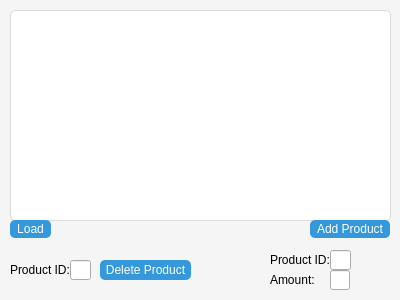
<?xml version="1.0" encoding="UTF-8"?>
<ui version="4.0">
 <class>InventoryWidget</class>
 <widget class="QWidget" name="InventoryWidget">
  <property name="geometry">
   <rect>
    <x>0</x>
    <y>0</y>
    <width>400</width>
    <height>300</height>
   </rect>
  </property>
  <property name="windowTitle">
   <string>Form</string>
  </property>
  <property name="styleSheet">
   <string notr="true">QWidget#InventoryWidget {
    background-color: #f5f5f5;
}

QTableView#InventoryTable {
    background-color: #ffffff;
    border: 1px solid #dcdcdc;
    border-radius: 5px;
}

QPushButton#LoadButton,
QPushButton#AddProductButton,
QPushButton#DeleteProductButton {
    font-size: 12px;
    background-color: #3498db;
    color: white;
    border: none;
    border-radius: 5px;
    cursor: pointer;
    transition: background-color 0.3s;
}

QPushButton#LoadButton:hover,
QPushButton#AddProductButton:hover,
QPushButton#DeleteProductButton:hover {
    background-color: #2980b9;
}
</string>
  </property>
  <widget class="QTableView" name="InventoryTable">
   <property name="geometry">
    <rect>
     <x>10</x>
     <y>10</y>
     <width>381</width>
     <height>211</height>
    </rect>
   </property>
  </widget>
  <widget class="QPushButton" name="LoadButton">
   <property name="geometry">
    <rect>
     <x>10</x>
     <y>220</y>
     <width>41</width>
     <height>18</height>
    </rect>
   </property>
   <property name="text">
    <string>Load</string>
   </property>
  </widget>
  <widget class="QPushButton" name="AddProductButton">
   <property name="geometry">
    <rect>
     <x>310</x>
     <y>220</y>
     <width>80</width>
     <height>18</height>
    </rect>
   </property>
   <property name="text">
    <string>Add Product</string>
   </property>
  </widget>
  <widget class="QLabel" name="ProductIDLabel">
   <property name="geometry">
    <rect>
     <x>270</x>
     <y>250</y>
     <width>61</width>
     <height>20</height>
    </rect>
   </property>
   <property name="text">
    <string>Product ID:</string>
   </property>
  </widget>
  <widget class="QLabel" name="AmountLabel">
   <property name="geometry">
    <rect>
     <x>270</x>
     <y>270</y>
     <width>61</width>
     <height>20</height>
    </rect>
   </property>
   <property name="text">
    <string>Amount:</string>
   </property>
  </widget>
  <widget class="QLineEdit" name="ProductIDLineEdit">
   <property name="geometry">
    <rect>
     <x>330</x>
     <y>250</y>
     <width>21</width>
     <height>20</height>
    </rect>
   </property>
  </widget>
  <widget class="QLineEdit" name="AmountLineEdit">
   <property name="geometry">
    <rect>
     <x>330</x>
     <y>270</y>
     <width>20</width>
     <height>20</height>
    </rect>
   </property>
  </widget>
  <widget class="QLabel" name="ProductIDLabel_2">
   <property name="geometry">
    <rect>
     <x>10</x>
     <y>260</y>
     <width>61</width>
     <height>20</height>
    </rect>
   </property>
   <property name="text">
    <string>Product ID:</string>
   </property>
  </widget>
  <widget class="QLineEdit" name="ProductIDLineEdit_2">
   <property name="geometry">
    <rect>
     <x>70</x>
     <y>260</y>
     <width>21</width>
     <height>20</height>
    </rect>
   </property>
  </widget>
  <widget class="QPushButton" name="DeleteProductButton">
   <property name="geometry">
    <rect>
     <x>100</x>
     <y>260</y>
     <width>91</width>
     <height>20</height>
    </rect>
   </property>
   <property name="text">
    <string>Delete Product</string>
   </property>
  </widget>
 </widget>
 <resources/>
 <connections/>
</ui>
